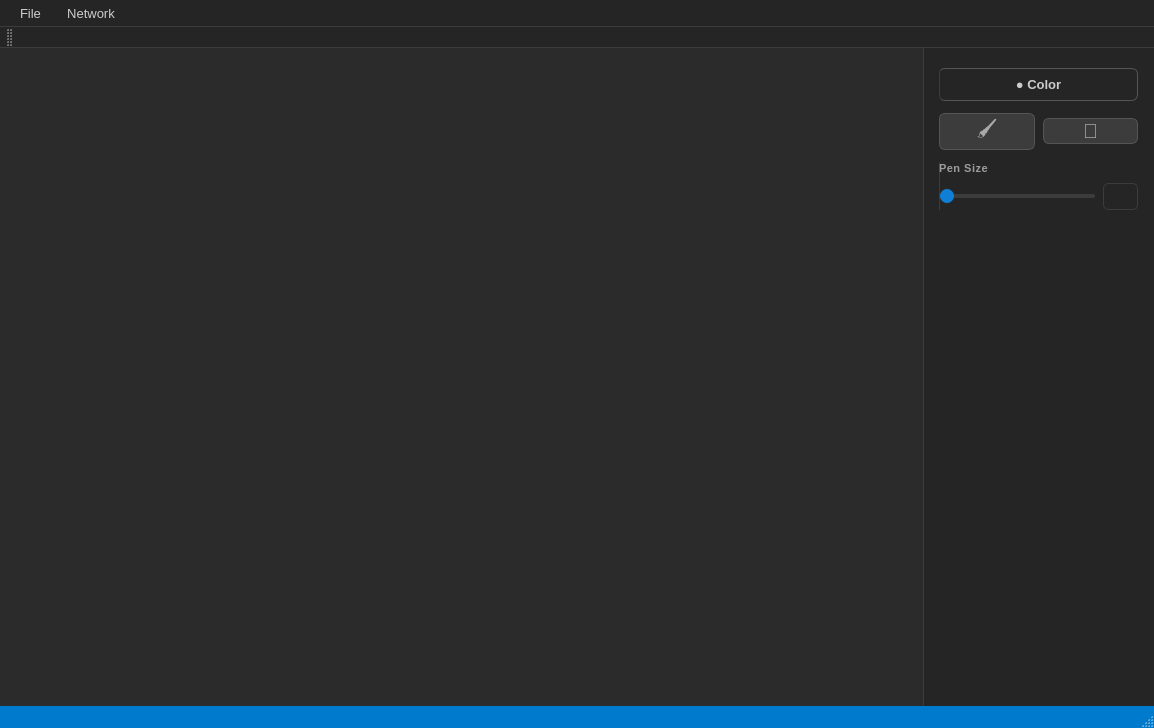
<?xml version="1.0" encoding="UTF-8"?>
<ui version="4.0">
 <class>MainWindow</class>
 <widget class="QMainWindow" name="MainWindow">
  <property name="geometry">
   <rect>
    <x>0</x>
    <y>0</y>
    <width>1154</width>
    <height>728</height>
   </rect>
  </property>
  <property name="windowTitle">
   <string>PaintBoard</string>
  </property>
  <property name="styleSheet">
   <string notr="true">
QMainWindow {
    background-color: #1e1e1e;
}

QWidget#centralwidget {
    background-color: #1e1e1e;
}

/* ── Side Panel ── */
QWidget#horizontalLayoutWidget {
    background-color: #1e1e1e;
}

/* ── Menu ── */
QMenuBar {
    background-color: #252526;
    color: #cccccc;
    border-bottom: 1px solid #3c3c3c;
    padding: 2px 4px;
    font-size: 13px;
}
QMenuBar::item {
    padding: 4px 10px;
    border-radius: 4px;
}
QMenuBar::item:selected {
    background-color: #37373d;
    color: #ffffff;
}
QMenu {
    background-color: #252526;
    color: #cccccc;
    border: 1px solid #3c3c3c;
    border-radius: 6px;
    padding: 4px;
}
QMenu::item {
    padding: 6px 20px;
    border-radius: 4px;
}
QMenu::item:selected {
    background-color: #094771;
    color: #ffffff;
}

/* ── Toolbar ── */
QToolBar {
    background-color: #252526;
    border-bottom: 1px solid #3c3c3c;
    spacing: 4px;
    padding: 3px 6px;
}
QToolBar::separator {
    background-color: #3c3c3c;
    width: 1px;
    margin: 4px 6px;
}
QToolButton {
    background-color: transparent;
    color: #cccccc;
    border: none;
    border-radius: 5px;
    padding: 5px 14px;
    font-size: 13px;
}
QToolButton:hover {
    background-color: #37373d;
    color: #ffffff;
}
QToolButton:pressed, QToolButton:checked {
    background-color: #094771;
    color: #ffffff;
}

/* ── Color Picker Button ── */
QPushButton#colorPickerButton {
    background-color: #3c3c3c;
    color: #cccccc;
    border: 1px solid #555555;
    border-radius: 6px;
    padding: 8px 0px;
    font-size: 13px;
    font-weight: 600;
}
QPushButton#colorPickerButton:hover {
    background-color: #4a4a4a;
    border-color: #6a6a6a;
    color: #ffffff;
}
QPushButton#colorPickerButton:pressed {
    background-color: #2a2a2a;
}

/* ── Labels ── */
QLabel {
    color: #9d9d9d;
    font-size: 11px;
    font-weight: 600;
    letter-spacing: 0.5px;
    text-transform: uppercase;
}

/* ── Slider ── */
QSlider::groove:horizontal {
    height: 4px;
    background-color: #3c3c3c;
    border-radius: 2px;
}
QSlider::handle:horizontal {
    background-color: #0e7fd4;
    width: 14px;
    height: 14px;
    margin: -5px 0;
    border-radius: 7px;
}
QSlider::handle:horizontal:hover {
    background-color: #1b9aff;
}
QSlider::sub-page:horizontal {
    background-color: #0e7fd4;
    border-radius: 2px;
}

/* ── Line Edit ── */
QLineEdit {
    background-color: #2d2d2d;
    color: #cccccc;
    border: 1px solid #3c3c3c;
    border-radius: 5px;
    padding: 4px 6px;
    font-size: 13px;
    selection-background-color: #094771;
}
QLineEdit:focus {
    border-color: #0e7fd4;
}

/* ── Status Bar ── */
QStatusBar {
    background-color: #007acc;
    color: #ffffff;
    font-size: 12px;
}
   </string>
  </property>
  <widget class="QWidget" name="centralwidget">
   <widget class="QWidget" name="horizontalLayoutWidget">
    <property name="geometry">
     <rect>
      <x>0</x>
      <y>0</y>
      <width>1154</width>
      <height>660</height>
     </rect>
    </property>
    <layout class="QHBoxLayout" name="horizontalLayout" stretch="8,2">
     <property name="spacing">
      <number>0</number>
     </property>
     <property name="leftMargin">
      <number>0</number>
     </property>
     <property name="topMargin">
      <number>0</number>
     </property>
     <property name="rightMargin">
      <number>0</number>
     </property>
     <property name="bottomMargin">
      <number>0</number>
     </property>
     <item>
      <widget class="QWidget" name="canvasContainer" native="true">
       <property name="styleSheet">
        <string notr="true">background-color: #2b2b2b;</string>
       </property>
      </widget>
     </item>
     <item>
      <widget class="QWidget" name="sidePanelWidget" native="true">
       <property name="styleSheet">
        <string notr="true">
QWidget {
    background-color: #252526;
    border-left: 1px solid #3c3c3c;
}
        </string>
       </property>
       <layout class="QVBoxLayout" name="sidePanel" stretch="0,0,0,1">
        <property name="spacing">
         <number>12</number>
        </property>
        <property name="leftMargin">
         <number>16</number>
        </property>
        <property name="topMargin">
         <number>20</number>
        </property>
        <property name="rightMargin">
         <number>16</number>
        </property>
        <property name="bottomMargin">
         <number>20</number>
        </property>
        <item>
         <widget class="QPushButton" name="colorPickerButton">
          <property name="text">
           <string>● Color</string>
          </property>
         </widget>
        </item>
        <item>
         <layout class="QHBoxLayout" name="toolButtonArea">
          <property name="spacing">
           <number>8</number>
          </property>
          <item>
           <widget class="QPushButton" name="penButton">
            <property name="styleSheet">
             <string notr="true">
QPushButton {
    background-color: #3c3c3c;
    color: #aaaaaa;
    border: 1px solid #555555;
    border-radius: 6px;
    font-size: 20px;
    font-weight: 300;
}
QPushButton:hover {
    background-color: #4a4a4a;
    border-color: #6a6a6a;
    color: #ffffff;
}
QPushButton:checked {
    background-color: #0e4f8a;
    border: 1.5px solid #0e7fd4;
    color: #ffffff;
}
             </string>
            </property>
            <property name="text">
             <string>🖌️</string>
            </property>
            <property name="checkable">
             <bool>true</bool>
            </property>
           </widget>
          </item>
          <item>
           <widget class="QPushButton" name="eraserButton">
            <property name="styleSheet">
             <string notr="true">
QPushButton {
    background-color: #3c3c3c;
    color: #aaaaaa;
    border: 1px solid #555555;
    border-radius: 6px;
    font-size: 20px;
    font-weight: 300;
}
QPushButton:hover {
    background-color: #4a4a4a;
    border-color: #6a6a6a;
    color: #ffffff;
}
QPushButton:checked {
    background-color: #0e4f8a;
    border: 1.5px solid #0e7fd4;
    color: #ffffff;
}
             </string>
            </property>
            <property name="text">
             <string>🧽</string>
            </property>
            <property name="checkable">
             <bool>true</bool>
            </property>
           </widget>
          </item>
         </layout>
        </item>
        <item>
         <widget class="QWidget" name="penSizeArea" native="true">
          <layout class="QVBoxLayout" name="penSizeAreaLayout">
           <property name="spacing">
            <number>8</number>
           </property>
           <property name="leftMargin">
            <number>0</number>
           </property>
           <property name="topMargin">
            <number>0</number>
           </property>
           <property name="rightMargin">
            <number>0</number>
           </property>
           <property name="bottomMargin">
            <number>0</number>
           </property>
           <item>
            <widget class="QLabel" name="label_2">
             <property name="text">
              <string>Pen Size</string>
             </property>
            </widget>
           </item>
           <item>
            <layout class="QHBoxLayout" name="penSizeEditArea" stretch="9,1">
             <property name="spacing">
              <number>8</number>
             </property>
             <item>
              <widget class="QSlider" name="penSlider">
               <property name="orientation">
                <enum>Qt::Orientation::Horizontal</enum>
               </property>
              </widget>
             </item>
             <item>
              <widget class="QLineEdit" name="penSizeEdit">
               <property name="alignment">
                <set>Qt::AlignmentFlag::AlignCenter</set>
               </property>
              </widget>
             </item>
            </layout>
           </item>
          </layout>
         </widget>
        </item>
        <item>
         <spacer name="sidePanelSpacer">
          <property name="orientation">
           <enum>Qt::Orientation::Vertical</enum>
          </property>
          <property name="sizeHint" stdset="0">
           <size>
            <width>20</width>
            <height>40</height>
           </size>
          </property>
         </spacer>
        </item>
       </layout>
      </widget>
     </item>
    </layout>
   </widget>
  </widget>
  <widget class="QMenuBar" name="menubar">
   <property name="geometry">
    <rect>
     <x>0</x>
     <y>0</y>
     <width>1154</width>
     <height>30</height>
    </rect>
   </property>
   <widget class="QMenu" name="menuFile">
    <property name="title">
     <string>File</string>
    </property>
    <addaction name="actionNew_Canvas"/>
   </widget>
   <widget class="QMenu" name="menuNetwork">
    <property name="title">
     <string>Network</string>
    </property>
    <addaction name="actionConnet_to_Server"/>
   </widget>
   <addaction name="menuFile"/>
   <addaction name="menuNetwork"/>
  </widget>
  <widget class="QStatusBar" name="statusbar"/>
  <widget class="QToolBar" name="toolBar">
   <property name="windowTitle">
    <string>toolBar</string>
   </property>
   <attribute name="toolBarArea">
    <enum>TopToolBarArea</enum>
   </attribute>
   <attribute name="toolBarBreak">
    <bool>false</bool>
   </attribute>
  </widget>
  <action name="actionNew_Canvas">
   <property name="text">
    <string>New Canvas</string>
   </property>
  </action>
  <action name="actionPen">
   <property name="text">
    <string>Pen</string>
   </property>
   <property name="menuRole">
    <enum>QAction::MenuRole::NoRole</enum>
   </property>
  </action>
  <action name="actionEraser">
   <property name="text">
    <string>Eraser</string>
   </property>
   <property name="menuRole">
    <enum>QAction::MenuRole::NoRole</enum>
   </property>
  </action>
  <action name="actionConnet_to_Server">
   <property name="text">
    <string>Connet to Server</string>
   </property>
  </action>
 </widget>
 <resources/>
 <connections/>
</ui>
